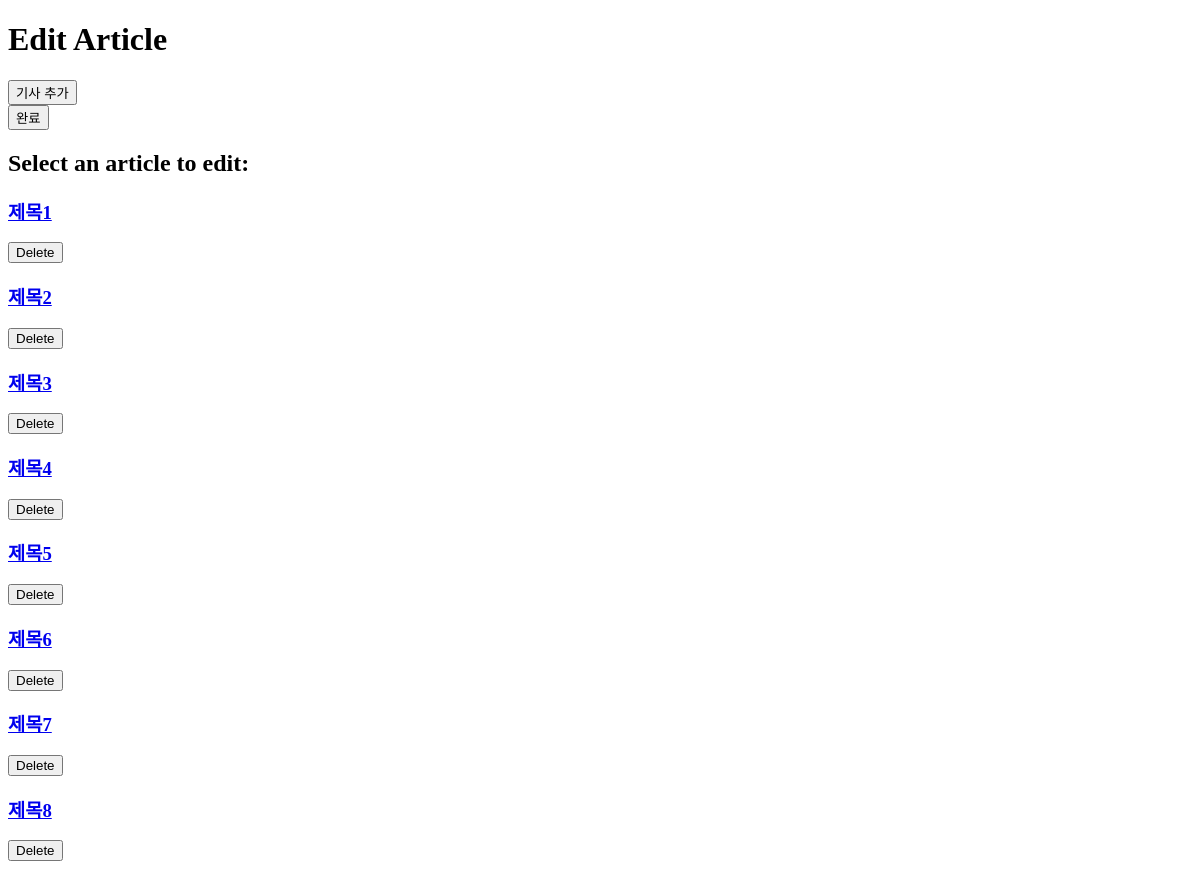
Page /edit_article on the earlier database version.
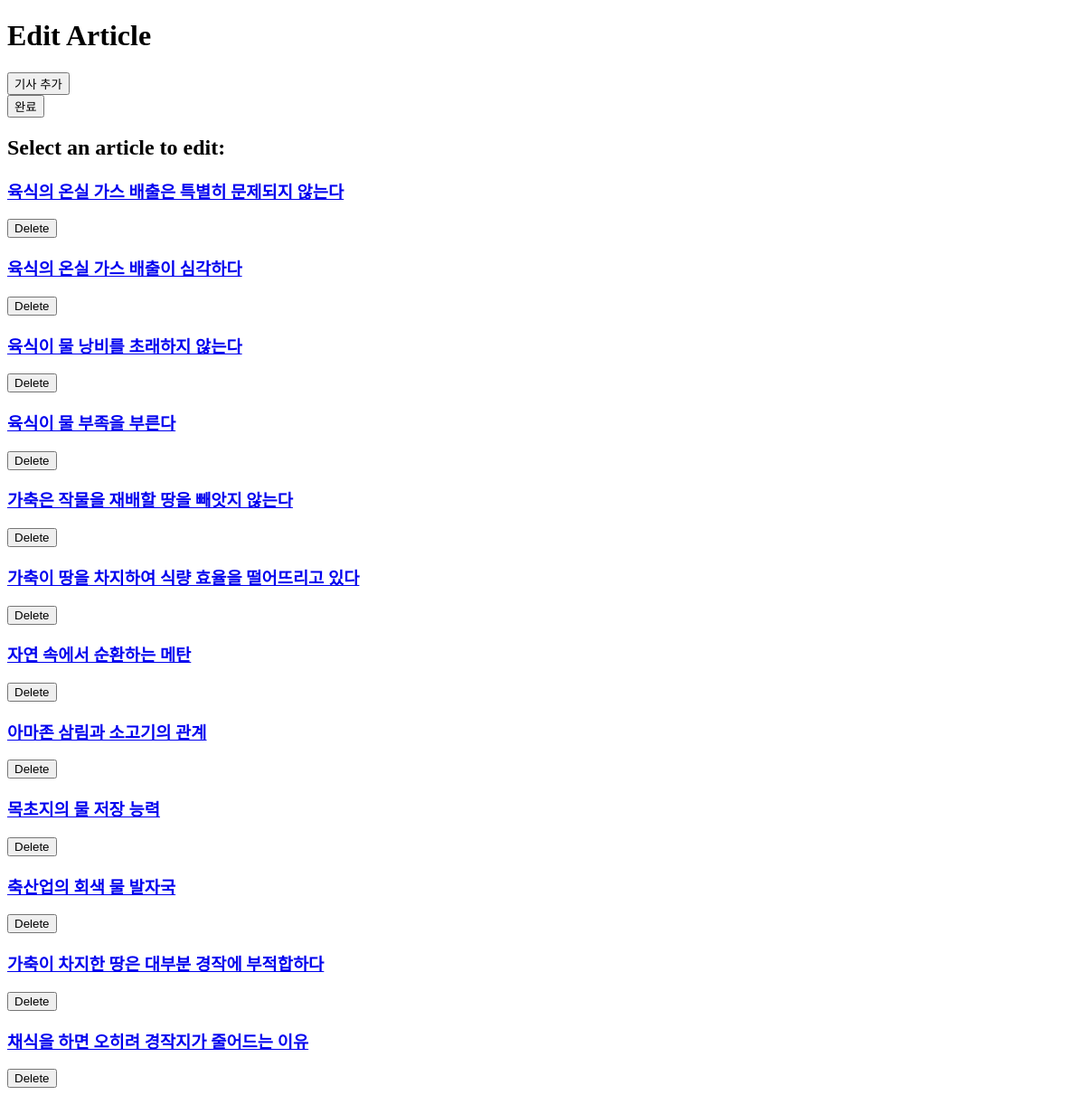
Same page on the later database version.
### app.py (models this page shows)
class Article(db.Model):
    id = db.Column(db.Integer, primary_key=True)
    title = db.Column(db.String(100), nullable=False)
    content = db.Column(db.Text, nullable=False)
    author_name = db.Column(db.String(100))  # 저자 이름
    author_occupation = db.Column(db.String(100))  # 저자 직업
    author_email = db.Column(db.String(100))  # 저자 이메일
    author_description = db.Column(db.Text)  # 저자 설명
    ratings = db.relationship('Rating', backref='article', lazy=True)

### app.py (the view, shortened to what this page needs)
@app.route('/edit_article', methods=['GET', 'POST'], defaults={'article_id': None})
@app.route('/edit_article/<int:article_id>', methods=['GET', 'POST'])
def edit_article(article_id):
    articles = Article.query.all()  # 모든 기사를 조회
    article = db.session.query(Article).get(article_id) if article_id else None  # 선택한 기사를 조회
    return render_template('/article/edit_article.html', articles=articles, article=article)

### templates/article/edit_article.html (shortened to what this page needs)
<!DOCTYPE html>
<html lang="en">
<head>
</head>
<body>
    <h1>Edit Article</h1>
    <form action="{{ url_for('add_article') }}" method="get">
        <input type="submit" value="기사 추가">
    </form>
    <form action="{{ url_for('index') }}" method="get">
        <input type="submit" value="완료">
    </form>
    <div>
        <h2>Select an article to edit:</h2>
        {% for article in articles %}
            <div>
                <a href="{{ url_for('edit_article', article_id=article.id) }}">
                    <h3>{{ article.title }}</h3>
                </a>
                <form action="{{ url_for('delete_article', article_id=article.id) }}" method="post">
                    <input type="submit" value="Delete">
                </form>
            </div>
        {% endfor %}
    </div>
</body>
</html>

Differences in the rows shown:
removed Article: title "제목1"
removed Article: title "제목2"
removed Article: title "제목3"
removed Article: title "제목4"
removed Article: title "제목5"
removed Article: title "제목6"
removed Article: title "제목7"
removed Article: title "제목8"
added Article: title "육식의 온실 가스 배출은 특별히 문제되지 않는다"
added Article: title "육식의 온실 가스 배출이 심각하다"
added Article: title "육식이 물 낭비를 초래하지 않는다"
added Article: title "육식이 물 부족을 부른다"
added Article: title "가축은 작물을 재배할 땅을 빼앗지 않는다"
added Article: title "가축이 땅을 차지하여 식량 효율을 떨어뜨리고 있다"
added Article: title "자연 속에서 순환하는 메탄"
added Article: title "아마존 삼림과 소고기의 관계"
added Article: title "목초지의 물 저장 능력"
added Article: title "축산업의 회색 물 발자국"
added Article: title "가축이 차지한 땅은 대부분 경작에 부적합하다"
added Article: title "채식을 하면 오히려 경작지가 줄어드는 이유"
